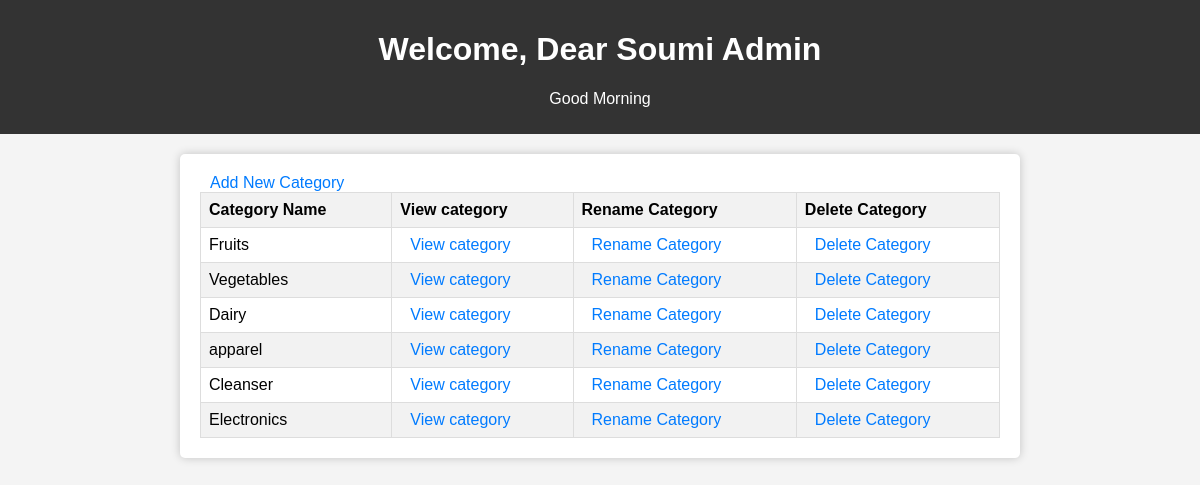
Before: /admin_dashboard with the older database file.
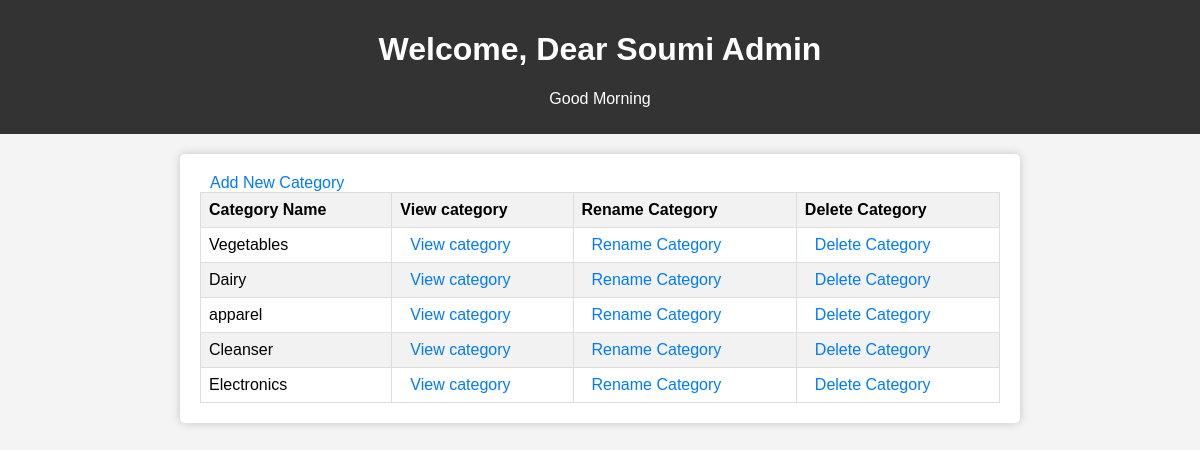
After: the same page with the newer database file.
### main.py (models this page shows)
class Section(db.Model):
        id = db.Column(db.Integer, primary_key = True, autoincrement=True)
        name = db.Column(db.String(200), nullable = False)
        products = relationship('Product', backref='section', lazy=True, order_by='desc(Product.id)', cascade="all, delete-orphan")

### main.py (the view)
@app.route('/admin_dashboard')
def admin_dashboard():
    section=Section.query.all()
    return render_template('admin_dashboard.html',blahblah=section)

### templates/admin_dashboard.html (shortened to what this page needs)
<!DOCTYPE html>
<html lang="en">
<head>
</head>
<body>
    <header>
        <h1>Welcome, Dear Soumi Admin</h1>
        <p>Good Morning</p>
    </header>
    <div class="container">
        <a href="/add_category">Add New Category</a>
        <table class="styled-table">
            <thead>
                <tr>
                    <th>Category Name</th>
                    <th> View category</th>
                    <th>Rename Category</th>
                    <th>Delete Category</th>
                </tr>
            </thead>
            <tbody>
                {% for blah in blahblah %}
                    <tr>
                        <td>{{ blah.name }}</td>
                        <td><a href="/view_category/{{ blah['id'] }}">View category</a></td>
                        <td><a href="/rename_category/{{ blah['id'] }}">Rename Category</a></td>
                        <td><a href="/confirm_delete_category/{{ blah['id'] }}">Delete Category</a></td>
                    </tr>
                {% endfor %}
            </tbody>
        </table>
    </div>
</body>
</html>

### templates/admin_dashboard.html (style rules this page uses)
body { font-family: Arial, sans-serif; margin: 0; padding: 0; background-color: #f4f4f4; }
header { background-color: #333; color: #fff; text-align: center; padding: 10px; }
.container { max-width: 800px; margin: 20px auto; padding: 20px; background-color: #fff; border-radius: 5px; box-shadow: 0 0 10px rgba(0, 0, 0, 0.2); }
a { text-decoration: none; color: #007BFF; margin-left: 10px; }
.styled-table { border-collapse: collapse; width: 100%; }
.styled-table th, .styled-table td { border: 1px solid #ddd; padding: 8px; text-align: left; }
.styled-table th { background-color: #f2f2f2; }
.styled-table tr:nth-child(even) { background-color: #f2f2f2; }

Changed rows visible on the page:
removed Section: name "Fruits"
